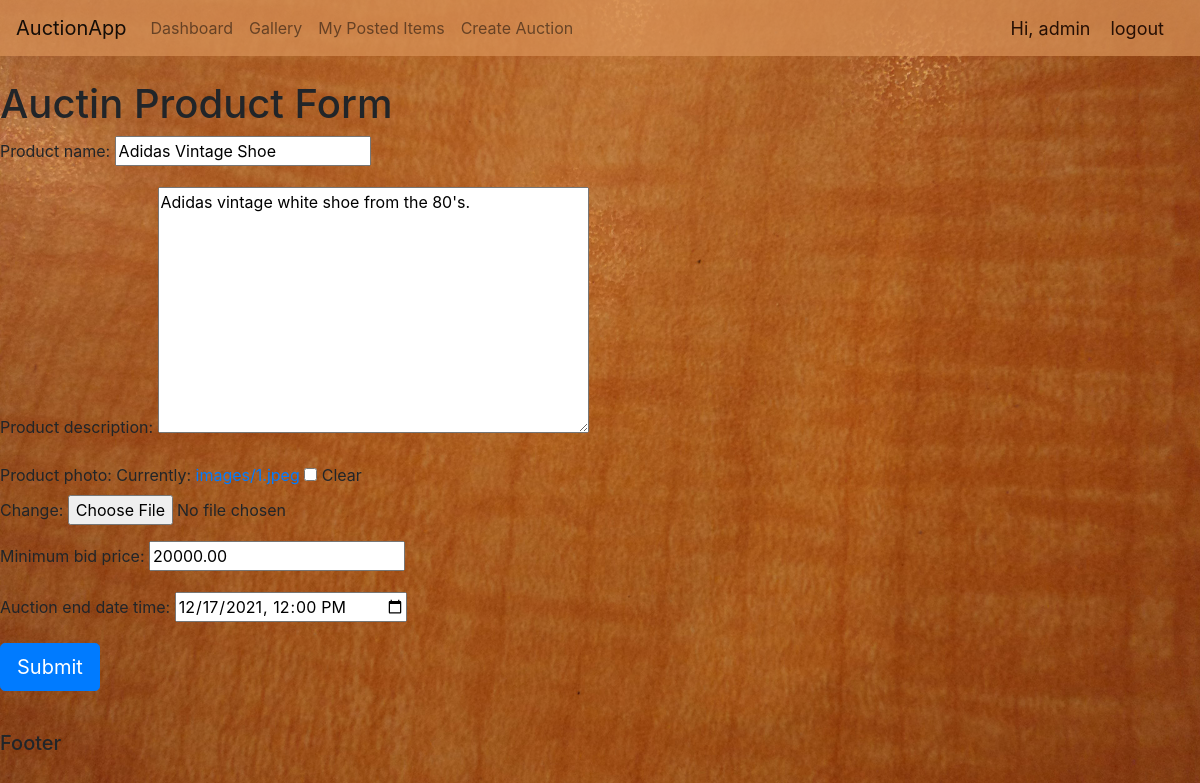
Page /update-auction-product/1/ (signed in) on the committed database.
### accounts/models.py (models this page shows, shortened)
class AuctionProduct(models.Model):
    user_id = models.ForeignKey(User, on_delete=models.CASCADE, null=True)
    product_name = models.CharField(max_length=200, null=True)
    product_description = models.TextField(null=True)
    product_photo = models.ImageField(null=True, blank=True, upload_to=get_file_name)
    minimum_bid_price = models.DecimalField(max_digits=12, decimal_places=2)
    auction_end_date_time = models.DateTimeField()
    date_created = models.DateTimeField(auto_now_add=True)

### accounts/views.py (the view)
# urls.py: path('update-auction-product/<str:pk>/', views.update_auction_product, name='update-auction-product'),
@login_required(login_url='login')
def update_auction_product(request, pk):
    product = AuctionProduct.objects.get(id=pk)
    form = AuctionProductForm(instance=product)
    if request.method == 'POST':
        form = AuctionProductForm(request.POST, request.FILES, instance=product)
        if form.is_valid():
            form.save()
            return HttpResponseRedirect(reverse('product-details', args=[product.id]))
    context = {'pk': pk, 'form': form}
    return render(request, 'accounts/auction_product_form.html', context)

### accounts/forms.py
class AuctionProductForm(ModelForm):
    class Meta:
        model = AuctionProduct
        fields = [
            'user_id',
            'product_name',
            'product_description',
            'product_photo',
            'minimum_bid_price',
            'auction_end_date_time',
        ]
        widgets = {
            'auction_end_date_time': forms.DateTimeInput(attrs={'type': 'datetime-local'}),
            'user_id': forms.HiddenInput(),
        }
    def __init__(self, *args, **kwargs):
        super().__init__(*args, **kwargs)
        self.fields['user_id'].disabled = True

### accounts/templates/accounts/auction_product_form.html (shortened to what this page needs)
{% extends 'accounts/base.html' %}
{% block content %}
<h1>
    Auctin Product Form
</h1>
<form action="" method="POST" enctype="multipart/form-data">
    {{form.as_p}}
    <input type="submit" class="btn btn-primary btn-lg">
</form>
{% endblock %}

### accounts/templates/accounts/navbar.html (shortened to what this page needs)
<nav class="navbar navbar-expand-lg navbar-light" style="background-color: #da9358b7;">
  <a class="navbar-brand" href="{% url 'gallery' %}">AuctionApp</a>
  <div class="collapse navbar-collapse" id="navbarNav">
    <ul class="navbar-nav">
      {% if request.user.is_superuser %}
      <li class="nav-item">
        <a class="nav-link" href="{% url 'dashboard' %}">Dashboard</a>
      </li>
      {% endif %}
      <li class="nav-item">
        <a class="nav-link" href="{% url 'gallery' %}">Gallery</a>
      </li>
      <li class="nav-item">
        <a class="nav-link" href="{% url 'my-posted-items' %}">My Posted Items</a>
      </li>
      <li class="nav-item">
        <a class="nav-link" href="{% url 'create-auction-product' %}">Create Auction</a>
      </li>
    </ul>
  </div>
  <span class="user-styling">Hi, {{request.user}}</span>
  <span><a class="user-styling" href="{% url 'logout' %}">logout</a></span>
</nav>

### accounts/static/accounts/css/base.css (style rules this page uses)
body { background-image: url("../assets/auction_background.jpg"); height: 500px; background-position: center; background-repeat: no-repeat; background-size: cover; background-attachment: fixed; }

### accounts/templates/accounts/navbar.html (style rules this page uses)
.user-styling { font-size: 18px; color: rgb(37, 15, 4) !important; margin-right: 20px; }

### rows in the picture
AuctionProduct: product_name "Adidas Vintage Shoe", product_description "Adidas vintage white shoe from the 80's.", minimum_bid_price "20000.00", auction_end_date_time "12/17/2021 12:00"

### other values in the picture
{{ request.user }} "admin"
